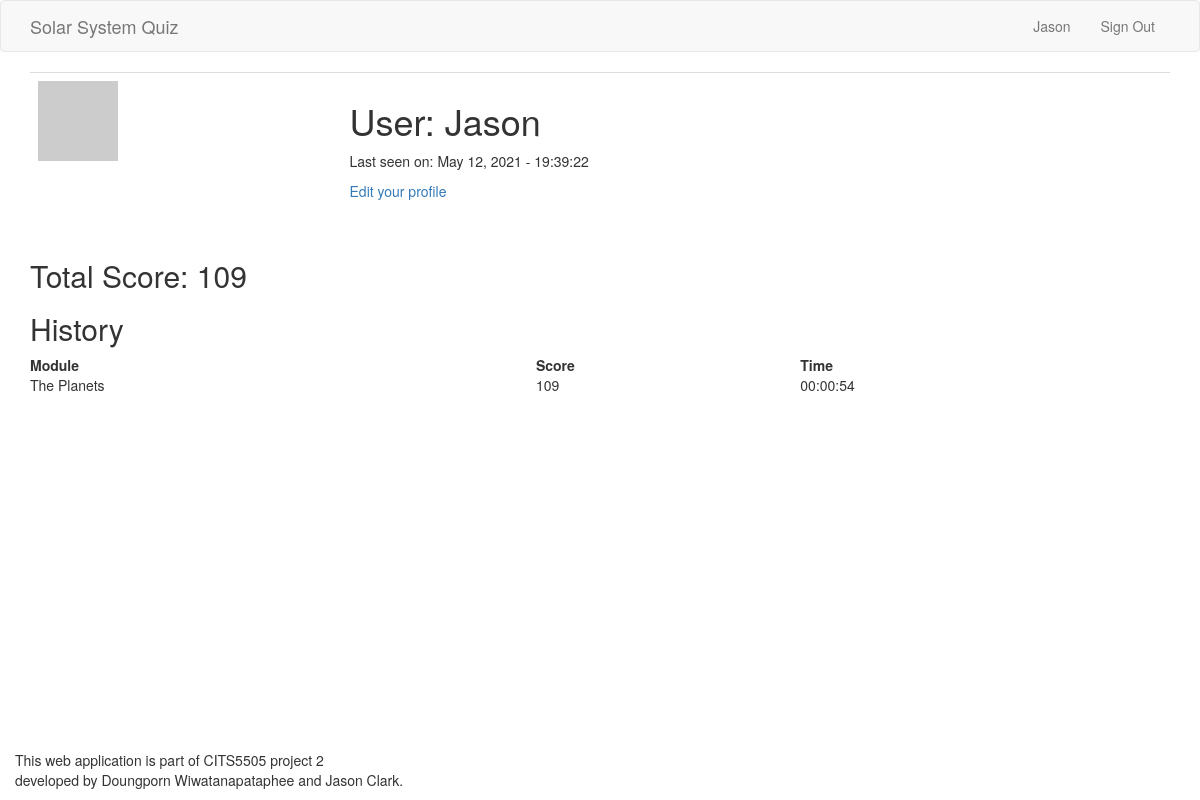
The page /user/Jason (signed in) on the database as committed earlier.
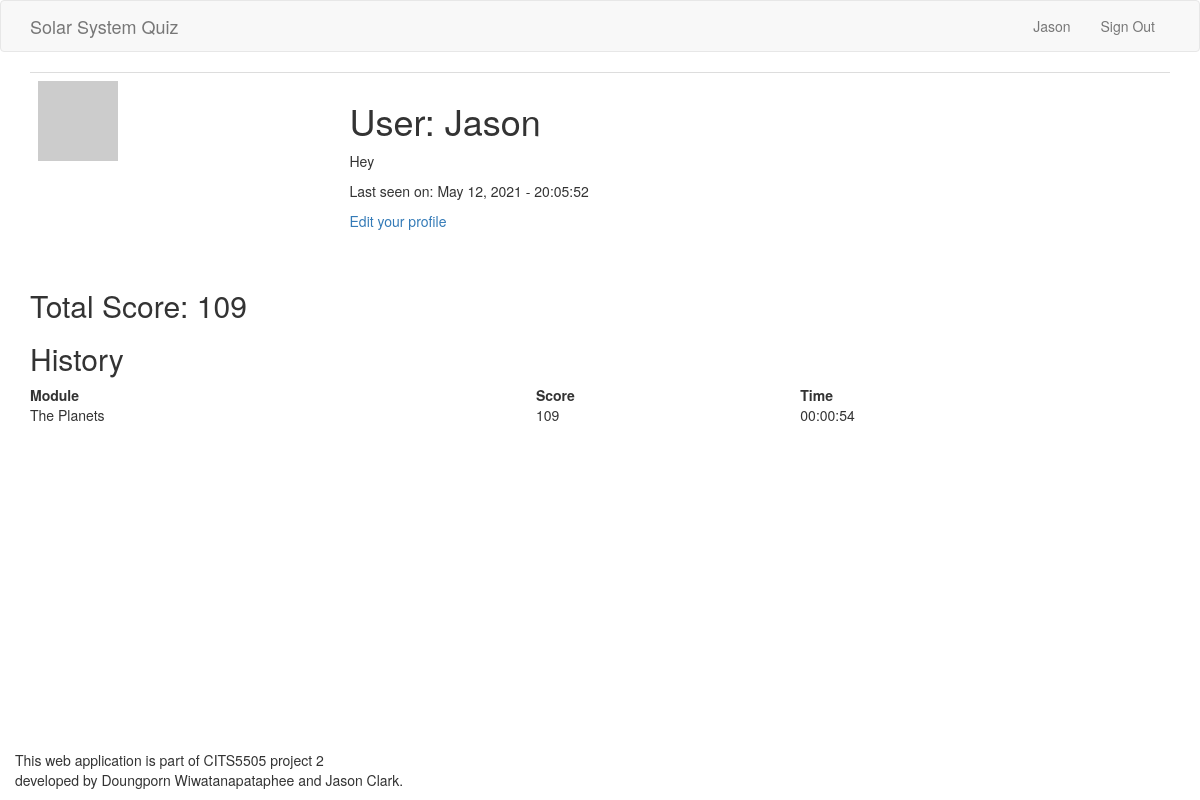
The same page on the database as committed later.
### app/models.py (models this page shows, shortened)
class User(UserMixin, db.Model):
    __tablename__ = 'user_table'
    id = db.Column(db.Integer, primary_key=True)
    username = db.Column(db.String(64), index=True, unique=True)
    user_type = db.Column(db.String(64))
    email = db.Column(db.String(120), index=True, unique=True)
    password_hash = db.Column(db.String(128))
    posts = db.relationship('Post', backref='author', lazy='dynamic')
    about_me = db.Column(db.String(140))
    last_seen = db.Column(db.DateTime, default=datetime.utcnow)
    score_child = db.relationship("Score", backref = 'user_parent')
    def avatar(self, size):
      digest = md5(self.email.lower().encode('utf-8')).hexdigest()
      return 'https://www.gravatar.com/avatar/{}?d=identicon&s={}'.format(digest, size)

class Score(db.Model):
    __tablename__ = 'score'
    id = db.Column(db.Integer, primary_key = True)
    user_id = db.Column(db.Integer, db.ForeignKey('user_table.id'))
    questionset_id = db.Column(db.Integer, db.ForeignKey('questionset.id'))
    score = db.Column(db.Integer)
    time_taken = db.Column(db.Time)

class QuestionSet(db.Model):
    __tablename__ = 'questionset'
    id = db.Column(db.Integer, primary_key = True)
    name = db.Column(db.String(64))
    number_of_questions = db.Column(db.Integer)
    child = db.relationship("CurrentQuestion")
    score_child = db.relationship('Score', backref= 'questionset_parent')

### app/routes.py (the view)
@app.route('/user/<username>', methods = ['GET','POST'])
def user_profile(username):
    user = User.query.filter_by(username=username).first_or_404()
    score_dict = [] # initialise module score dictionary
    total = 0       # initialise total score as zero
    user_scores = Score.query.filter_by(user_id=current_user.id).all()
    for score in user_scores:
        score_dict.append({'module': score.questionset_id}) # append scores for each learning module
        total += score.score    # add total score
        scoreSorted = Score.query.filter_by(user_id=current_user.id).order_by(Score.score.desc()).all()
    return render_template('user_profile.html', user=user, score=total, scoreSorted = scoreSorted)

### app/models.py (called while the page is built)
@login.user_loader
def load_user(id):
    return User.query.get(int(id))

### app/routes.py (called while the page is built)
@app.before_request
def before_request():
    from_zone = tz.tzutc()
    to_zone = tz.tzlocal()
    utc = datetime.utcnow()
    utc = utc.replace(tzinfo=from_zone)
    central = utc.astimezone(to_zone)   # convert to local timezone
    if current_user.is_authenticated:
        current_user.last_seen = central
        db.session.commit()

### app/templates/user_profile.html (shortened to what this page needs)
{% extends 'base.html' %}
{% block body %}
<div class="container">
<table class="table table-hover">
    <tr valign="top">
        <td><img src="{{ user.avatar(128) }}"></td>
        <td>
            <h1>User: {{ user.username }}</h1>
            {% if user.about_me %}<p>{{ user.about_me }}</p>{% endif %}
            {% if user.last_seen %}<p>Last seen on: {{ user.last_seen.strftime('%B %d, %Y - %H:%M:%S') }}</p>{% endif %}
            {% if user == current_user %}
            <p><a href="{{ url_for('edit_profile') }}">Edit your profile</a></p>
            {% endif %}
        </td>
    </tr>
</table>
</div>
<div class="container">
    <h2>Total Score: {{ score }}</h2>
    <h2>History</h2>
    <table style="width:100%;">
        <thead>
            <tr>
                <th>Module</th>
                <th>Score</th>
                <th>Time</th>
            </tr>
        </thead>
        <tbody>
        {% for score in scoreSorted %}
        {%  if loop.index <= 5  %}
            <tr>
                <td>{{ score.questionset_parent.name }}</td>
                <td>{{ score.score }}</td>
                <td>{{ score.time_taken }}</td>
            </tr>
        {% endif %}
        {% endfor %}
        </tbody>
    </table>
</div>
{% endblock %}

### app/templates/base.html (shortened to what this page needs)
<!DOCTYPE html>
<html lang="en">
<head>
    <link rel="stylesheet" href="https://maxcdn.bootstrapcdn.com/bootstrap/3.4.1/css/bootstrap.min.css">
    <link rel="stylesheet" href="https://cdnjs.cloudflare.com/ajax/libs/font-awesome/4.7.0/css/font-awesome.min.css">
</head>
<body>
    {% block navbar %}
    <nav class="navbar navbar-default">
        <div class="container">
            <div class="navbar-header">
                <a class="navbar-brand" href="{{ url_for('home') }}">Solar System Quiz</a>
            </div>
            <div class="collapse navbar-collapse" id="bs-example-navbar-collapse-1">
                <ul class="nav navbar-nav navbar-right">
                    {% if current_user.is_authenticated %}
                    <li><a href="{{ url_for('user_profile', username=current_user.username) }}">{{ current_user.username }}</a></li>
                    <li><a href="{{ url_for('logout') }}">Sign Out</a></li>
                    {% else %}
                    <li><a href="{{ url_for('login') }}">Login</a></li>
                    <li><a href="{{ url_for('register') }}">Register</a></li>
                    {% endif %}
                </ul>
            </div>
        </div>
    </nav>
    {% endblock %}
    {% block body %}{% endblock %}
    <div class="container" style='bottom:0; position:absolute; '>
        <p>This web application is part of CITS5505 project 2 <br>
           developed by Doungporn Wiwatanapataphee and Jason Clark.</p>
</body>
</html>

Rows that differ between the two databases and show on the page:
changed User "Jason": about_me (not shown) → "Hey"; last_seen "May 12, 2021 - 19:39:22" → "May 12, 2021 - 20:05:52"
